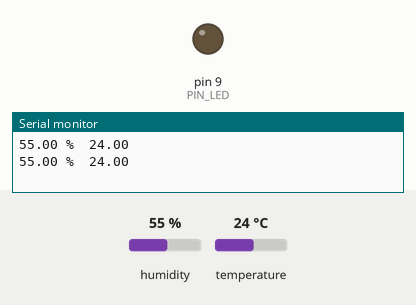
Recording of a sketch running on a simulated Arduino Uno, built with avr-gcc and run on an emulated ATmega328P. On the bench: output pins drawn as LEDs (lit = HIGH), the last lines printed to the serial monitor. The inputs (shaded band) are chosen by the test bench; at power-on: temperature 24 °C, humidity 55 %.

Above: at 4.8 s.
4.9 s: temperature set to 27 °C
7.9 s: temperature set to 30 °C
At 8.5 s:
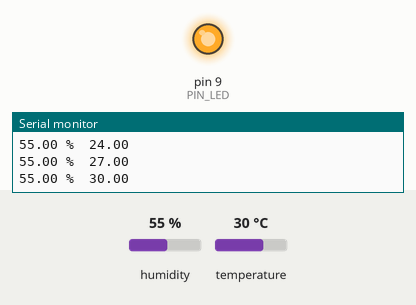
10.9 s: temperature set to 12 °C
At 13.3 s:
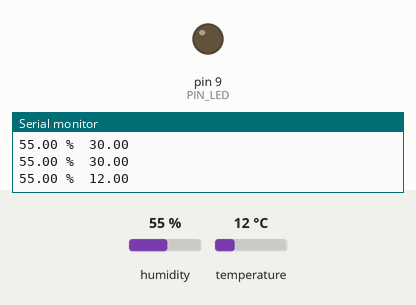
13.9 s: temperature set to 33 °C
At 14.5 s:
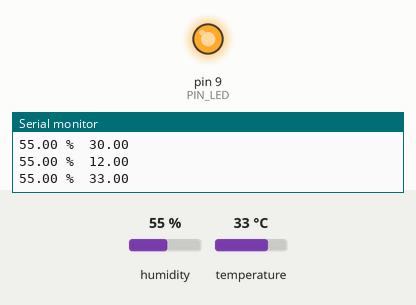
Timing chart, 0 to 16.9 s (numbered marks = the images above; inputs shaded):
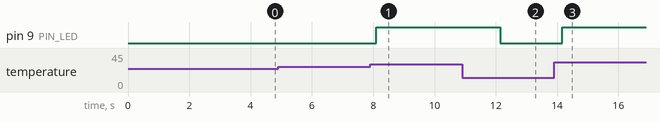

The sketch:

arduino_dht11_temperature.ino
```cpp
#include <DHT.h>

const byte DHTPIN = 2;
const byte DHTTYPE = DHT11;
const byte PIN_LED = 9;
const float SEUIL = 28;

DHT dht(DHTPIN, DHTTYPE);

void setup() {
  Serial.begin(9600);
  dht.begin();
  pinMode(PIN_LED, OUTPUT);
}

void loop() {
  delay(2000);
  float h = dht.readHumidity();
  float t = dht.readTemperature();
  if (isnan(h) || isnan(t)) {
    Serial.println("Erreur de lecture");
    return;
  }
  Serial.print(h);
  Serial.print(" %  ");
  Serial.println(t);
  if (t > SEUIL) {
    digitalWrite(PIN_LED, HIGH);
  } else {
    digitalWrite(PIN_LED, LOW);
  }
}
```

Measured:
- the behaviour switches between 28 and 29 °C on temperature (found by bisection; images 0 and 1)
- after the input at 7.9 s, pin 9 (PIN_LED): LOW → HIGH after 0.20 s
- after the input at 10.9 s, pin 9 (PIN_LED): HIGH → LOW after 1.2 s
- after the input at 13.9 s, pin 9 (PIN_LED): LOW → HIGH after 0.27 s
